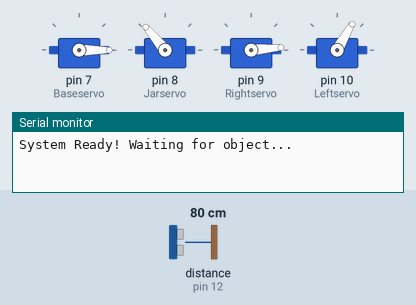
Simulated run of this sketch. Board: Arduino Uno, built with avr-gcc and run on an emulated ATmega328P. Shown: 4 × servo, the last lines printed to the serial monitor. Wiring (inferred from the names in the program): ultrasonic range finder: trigger pin 11; echo pin 12. The test bench sets the inputs (shaded band); at power-on: distance to the obstacle (sensor on pin 12) 80 cm. The echo pulse lasts 58.3 µs per cm.

Above: at 2.2 s.
2.3 s: distance to the obstacle (sensor on pin 12) set to 13 cm
3.8 s: distance to the obstacle (sensor on pin 12) set to 10 cm
At 5.6 s:
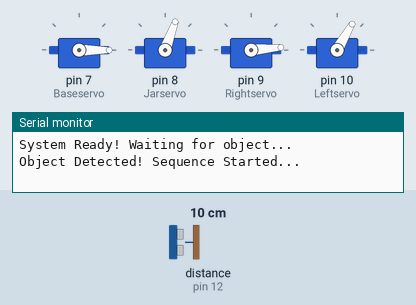
At 7.6 s:
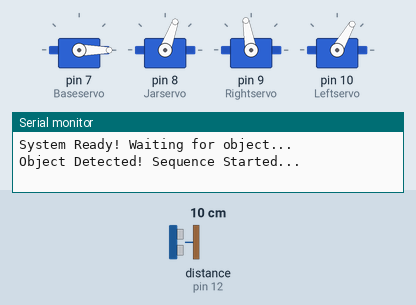
Timing chart, 0 to 21.8 s (numbered marks = the images above; inputs shaded):
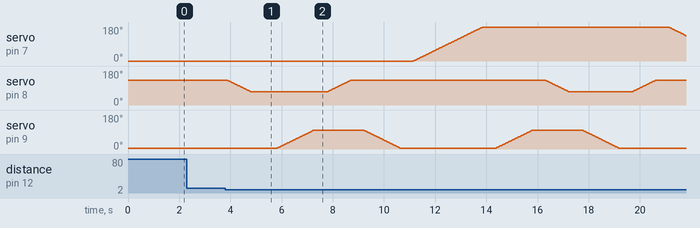

The sketch:

abdullah_robotic_arm_using_ultrasonic_sensor.ino
```cpp
#include <Arduino.h>
#include <Servo.h>

// Servos
Servo Baseservo;
Servo Jarservo;
Servo Rightservo;
Servo Leftservo;

// Ultrasonic Sensor Pins
const int trigPin = 11;
const int echoPin = 12;
const int thresholdDistance = 10; // 10 cm par object detect hoga

void setup() {
  Baseservo.attach(7);
  Jarservo.attach(8);
  Rightservo.attach(9);
  Leftservo.attach(10);

  pinMode(trigPin, OUTPUT);
  pinMode(echoPin, INPUT);

  Serial.begin(9600);
  Serial.println("System Ready! Waiting for object...");

  // --- SAFE HOME POSITIONS ---
  Baseservo.write(0);
  Jarservo.write(130);
  Rightservo.write(5);
  Leftservo.write(60);  // Left servo is angle par hold karegi
  delay(1000);
}

void loop() {
  long duration;
  int distance;

  // Sensor Triggering
  digitalWrite(trigPin, LOW);
  delayMicroseconds(2);
  digitalWrite(trigPin, HIGH);
  delayMicroseconds(10);
  digitalWrite(trigPin, LOW);

  duration = pulseIn(echoPin, HIGH);
  distance = duration * 0.034 / 2;

  // Jab object qareeb aaye
  if (distance > 0 && distance <= thresholdDistance) {
    Serial.println("Object Detected! Sequence Started...");

    // Pick aur Drop wala sequence call karna
    executePickAndDrop();

    delay(3000);
    Serial.println("Waiting for new object...");
  }
  delay(100);
}

// ----------------------------------------------------
// MAIN SEQUENCE
// ----------------------------------------------------
void executePickAndDrop() {

  jarservomotoropen();
  delay(500);

  baseservomotor1();
  delay(500);

  // Arm neechay karna pick karne ke liye
  // Leftsidemotor1();    // <--- LEFT SERVO COMMENT OUT
  Rightsidemotor1();
  delay(500);

  jarservomotoclose();
  delay(500);

  // Arm wapas upar uthana
  Rightsidemotorback1();
  // leftsidemotorback1(); // <--- LEFT SERVO COMMENT OUT
  delay(500);

  baseseroback1();
  delay(500);

  // Arm neechay karna drop karne ke liye
  // Leftsidemotor2();    // <--- LEFT SERVO COMMENT OUT
  Rightsidemotor2();
  delay(500);

  jarservomotoropen();
  delay(500);

  // Khali arm wapas upar uthana
  Rightsidemotorback2();
  // leftsidemotorback2(); // <--- LEFT SERVO COMMENT OUT
  delay(500);

  jarservomotoclose();
  delay(500);

  baseservomotorhome();
  delay(500);
}

// ----------------------------------------------------
// MOVEMENT FUNCTIONS
// ----------------------------------------------------

// Jar Functions
void jarservomotoropen() {
  for(int jar = 130; jar >= 70; jar = jar - 1) {
    Jarservo.write(jar);
    delay(15);
  }
}

void jarservomotoclose() {
  for(int jar = 70; jar <= 130; jar = jar + 1) {
    Jarservo.write(jar);
    delay(15);
  }
}

// Base Functions
void baseservomotor1() {
  Baseservo.write(0);
  delay(15);
}

void baseseroback1() {
  for(int base = 0; base <= 180; base = base + 1) {
    Baseservo.write(base);
    delay(15);
  }
}

void baseservomotorhome() {
  for(int base = 180; base >= 0; base = base - 1) {
    Baseservo.write(base);
    delay(15);
  }
}

// Right Side Functions
void Rightsidemotor1() {
  for(int right = 5; right <= 100; right = right + 1) {
    Rightservo.write(right);
    delay(15);
  }
}

void Rightsidemotorback1() {
  for(int right = 100; right >= 5; right = right - 1) {
    Rightservo.write(right);
    delay(15);
  }
}

// Left Side Functions (Yeh abhi sequence mein call nahi ho rahay)
void Leftsidemotor1() {
  for(int left = 60; left <= 150; left = left + 1) {
    Leftservo.write(left);
    delay(15);
  }
}

void leftsidemotorback1() {
  for(int left = 150; left >= 60; left = left - 1) {
    Leftservo.write(left);
    delay(15);
  }
}

// Right Side Functions (Drop)
void Rightsidemotor2() {
  for(int right = 5; right <= 100; right = right + 1) {
    Rightservo.write(right);
    delay(15);
  }
}

void Rightsidemotorback2() {
  for(int right = 100; right >= 5; right = right - 1) {
    Rightservo.write(right);
    delay(15);
  }
}

// Left Side Functions (Drop)
void Leftsidemotor2() {
  for(int left = 60; left <= 150; left = left + 1) {
    Leftservo.write(left);
    delay(15);
  }
}

void leftsidemotorback2() {
  for(int left = 150; left >= 60; left = left - 1) {
    Leftservo.write(left);
    delay(15);
  }
}
```

Measured:
- the behaviour switches between 12 and 11 cm on distance to the obstacle (sensor on pin 12) (found by bisection; images 0 and 1)
- after the input at 2.3 s, every drawn part: stays the same
